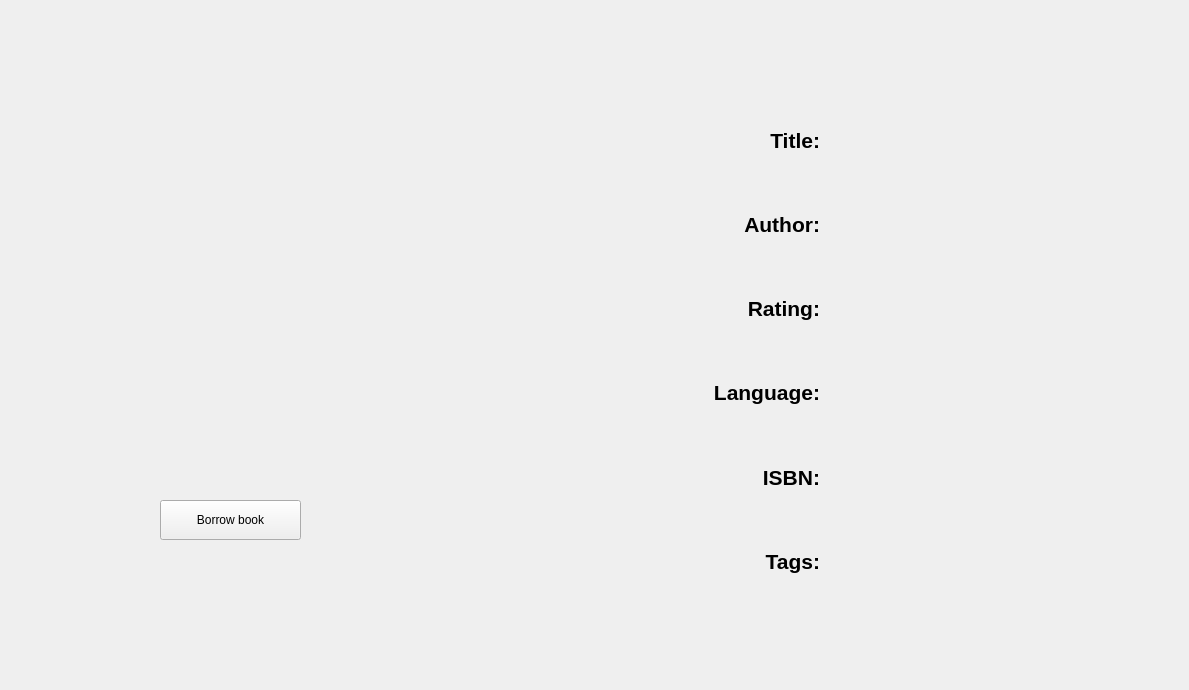
<?xml version="1.0" encoding="UTF-8"?>
<ui version="4.0">
 <class>SelectedBookDetails</class>
 <widget class="QWidget" name="SelectedBookDetails">
  <property name="geometry">
   <rect>
    <x>0</x>
    <y>0</y>
    <width>1189</width>
    <height>690</height>
   </rect>
  </property>
  <property name="windowTitle">
   <string>Details</string>
  </property>
  <widget class="QWidget" name="verticalLayoutWidget">
   <property name="geometry">
    <rect>
     <x>90</x>
     <y>90</y>
     <width>291</width>
     <height>381</height>
    </rect>
   </property>
   <layout class="QVBoxLayout" name="verticalLayout">
    <item>
     <widget class="QLabel" name="bookImage">
      <property name="frameShape">
       <enum>QFrame::NoFrame</enum>
      </property>
      <property name="frameShadow">
       <enum>QFrame::Plain</enum>
      </property>
      <property name="text">
       <string/>
      </property>
      <property name="textFormat">
       <enum>Qt::PlainText</enum>
      </property>
      <property name="alignment">
       <set>Qt::AlignCenter</set>
      </property>
      <property name="wordWrap">
       <bool>false</bool>
      </property>
     </widget>
    </item>
   </layout>
  </widget>
  <widget class="QWidget" name="verticalLayoutWidget_3">
   <property name="geometry">
    <rect>
     <x>830</x>
     <y>90</y>
     <width>271</width>
     <height>521</height>
    </rect>
   </property>
   <layout class="QVBoxLayout" name="verticalLayout_5">
    <item>
     <widget class="QLabel" name="bookTitle">
      <property name="font">
       <font>
        <pointsize>16</pointsize>
       </font>
      </property>
      <property name="text">
       <string/>
      </property>
      <property name="alignment">
       <set>Qt::AlignLeading|Qt::AlignLeft|Qt::AlignVCenter</set>
      </property>
      <property name="indent">
       <number>5</number>
      </property>
     </widget>
    </item>
    <item>
     <widget class="QLabel" name="bookAuthor">
      <property name="font">
       <font>
        <pointsize>16</pointsize>
       </font>
      </property>
      <property name="text">
       <string/>
      </property>
      <property name="alignment">
       <set>Qt::AlignLeading|Qt::AlignLeft|Qt::AlignVCenter</set>
      </property>
      <property name="indent">
       <number>5</number>
      </property>
     </widget>
    </item>
    <item>
     <widget class="QLabel" name="bookRating">
      <property name="font">
       <font>
        <pointsize>16</pointsize>
       </font>
      </property>
      <property name="text">
       <string/>
      </property>
      <property name="alignment">
       <set>Qt::AlignLeading|Qt::AlignLeft|Qt::AlignVCenter</set>
      </property>
      <property name="indent">
       <number>5</number>
      </property>
     </widget>
    </item>
    <item>
     <widget class="QLabel" name="bookLanguage">
      <property name="font">
       <font>
        <pointsize>16</pointsize>
       </font>
      </property>
      <property name="text">
       <string/>
      </property>
      <property name="alignment">
       <set>Qt::AlignLeading|Qt::AlignLeft|Qt::AlignVCenter</set>
      </property>
      <property name="indent">
       <number>5</number>
      </property>
     </widget>
    </item>
    <item>
     <widget class="QLabel" name="bookISBN">
      <property name="font">
       <font>
        <pointsize>16</pointsize>
       </font>
      </property>
      <property name="text">
       <string/>
      </property>
      <property name="alignment">
       <set>Qt::AlignLeading|Qt::AlignLeft|Qt::AlignVCenter</set>
      </property>
      <property name="indent">
       <number>5</number>
      </property>
     </widget>
    </item>
    <item>
     <widget class="QLabel" name="bookTags">
      <property name="font">
       <font>
        <pointsize>16</pointsize>
       </font>
      </property>
      <property name="text">
       <string/>
      </property>
      <property name="alignment">
       <set>Qt::AlignLeading|Qt::AlignLeft|Qt::AlignVCenter</set>
      </property>
      <property name="indent">
       <number>5</number>
      </property>
     </widget>
    </item>
   </layout>
  </widget>
  <widget class="QWidget" name="verticalLayoutWidget_4">
   <property name="geometry">
    <rect>
     <x>560</x>
     <y>90</y>
     <width>271</width>
     <height>521</height>
    </rect>
   </property>
   <layout class="QVBoxLayout" name="verticalLayout_6">
    <item>
     <widget class="QLabel" name="Title">
      <property name="font">
       <font>
        <pointsize>16</pointsize>
        <weight>75</weight>
        <bold>true</bold>
       </font>
      </property>
      <property name="text">
       <string>Title:</string>
      </property>
      <property name="alignment">
       <set>Qt::AlignRight|Qt::AlignTrailing|Qt::AlignVCenter</set>
      </property>
     </widget>
    </item>
    <item>
     <widget class="QLabel" name="Author">
      <property name="font">
       <font>
        <pointsize>16</pointsize>
        <weight>75</weight>
        <bold>true</bold>
       </font>
      </property>
      <property name="text">
       <string>Author:</string>
      </property>
      <property name="alignment">
       <set>Qt::AlignRight|Qt::AlignTrailing|Qt::AlignVCenter</set>
      </property>
     </widget>
    </item>
    <item>
     <widget class="QLabel" name="Rating">
      <property name="font">
       <font>
        <pointsize>16</pointsize>
        <weight>75</weight>
        <bold>true</bold>
       </font>
      </property>
      <property name="text">
       <string>Rating:</string>
      </property>
      <property name="alignment">
       <set>Qt::AlignRight|Qt::AlignTrailing|Qt::AlignVCenter</set>
      </property>
     </widget>
    </item>
    <item>
     <widget class="QLabel" name="Language">
      <property name="font">
       <font>
        <pointsize>16</pointsize>
        <weight>75</weight>
        <bold>true</bold>
       </font>
      </property>
      <property name="text">
       <string>Language:</string>
      </property>
      <property name="alignment">
       <set>Qt::AlignRight|Qt::AlignTrailing|Qt::AlignVCenter</set>
      </property>
     </widget>
    </item>
    <item>
     <widget class="QLabel" name="ISBN">
      <property name="font">
       <font>
        <pointsize>16</pointsize>
        <weight>75</weight>
        <bold>true</bold>
       </font>
      </property>
      <property name="text">
       <string>ISBN:</string>
      </property>
      <property name="alignment">
       <set>Qt::AlignRight|Qt::AlignTrailing|Qt::AlignVCenter</set>
      </property>
     </widget>
    </item>
    <item>
     <widget class="QLabel" name="Tags">
      <property name="font">
       <font>
        <pointsize>16</pointsize>
        <weight>75</weight>
        <bold>true</bold>
       </font>
      </property>
      <property name="text">
       <string>Tags:</string>
      </property>
      <property name="alignment">
       <set>Qt::AlignRight|Qt::AlignTrailing|Qt::AlignVCenter</set>
      </property>
     </widget>
    </item>
   </layout>
  </widget>
  <widget class="QPushButton" name="pushButton">
   <property name="geometry">
    <rect>
     <x>160</x>
     <y>500</y>
     <width>141</width>
     <height>40</height>
    </rect>
   </property>
   <property name="text">
    <string>Borrow book</string>
   </property>
  </widget>
 </widget>
 <layoutdefault spacing="6" margin="11"/>
 <resources/>
 <connections/>
</ui>
